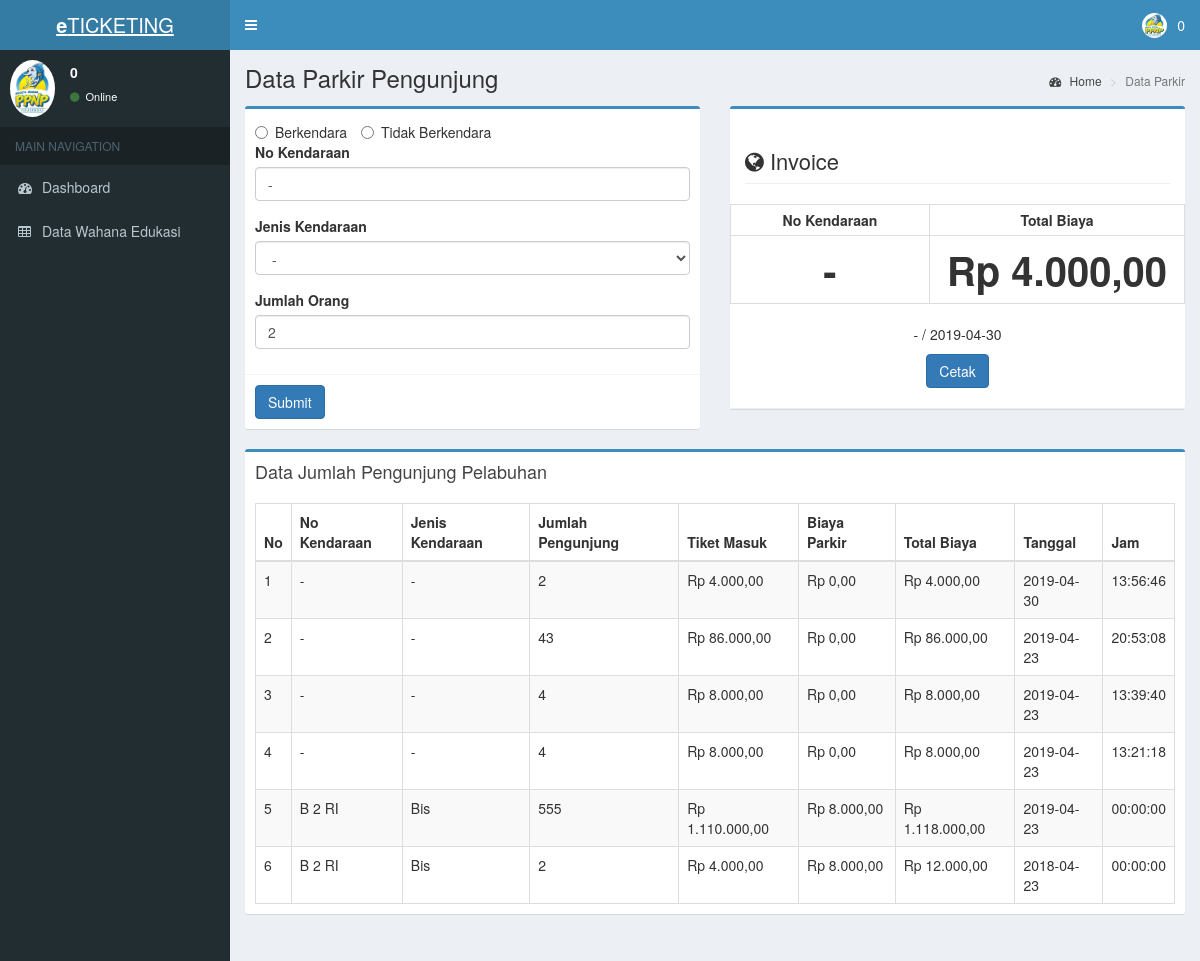
/pages/edit_parkir.php?id_parkir=34 (signed in), run on the app's committed database.
### tables this page shows
CREATE TABLE `tb_parkir` (
  `id` int(5) NOT NULL,
  `id_user` varchar(10) DEFAULT NULL,
  `plat` varchar(10) NOT NULL DEFAULT '-',
  `jenis` varchar(15) DEFAULT NULL,
  `jml_orang` int(5) DEFAULT NULL,
  `biaya_orang` int(11) DEFAULT NULL,
  `biaya_parkir` int(11) DEFAULT NULL,
  `total_biaya` int(11) DEFAULT NULL,
  `tanggal` date DEFAULT NULL,
  `jam` time NOT NULL
);

### pages/edit_parkir.php (the view, shortened to what this page needs)
<?php
include('header.php');
$id_parkir = $_GET['id_parkir'];
$sqlaq = mysqli_query($connect, "SELECT * FROM tb_parkir WHERE id=$id_parkir");
$editaq = mysqli_fetch_array($sqlaq);
?>
  <div class="content-wrapper">
    <section class="content-header">
      <h1>
        Data Parkir Pengunjung
      </h1>
      <ol class="breadcrumb">
        <li><a href="index.php"><i class="fa fa-dashboard"></i> Home</a></li>
        <li class="active">Data Parkir</li>
      </ol>
    </section>
    <section class="content">
     <div class="row">
        <div class="col-md-6">
          <div class="box box-primary">
            <form action="" method="post">
              <div class="box-body">
              <label class="radio-inline" for="hasil-0">
                <input type="radio" onclick="document.getElementById('plat').disabled = false;document.getElementById('jenis').disabled = false;" name="hasil" id="hasil-0" value="1" selected required>
                Berkendara
            </label>
            <label class="radio-inline" for="hasil-1">
                <input type="radio" name="hasil" id="hasil-1" value="0"  onclick="document.getElementById('plat').disabled = true;document.getElementById('jenis').disabled = true;" required >
                Tidak Berkendara
            </label>
                <div class="form-group">
                  <label for="exampleInputEmail1">No Kendaraan</label>
                  <input type="text" name="plat" id="plat" class="form-control" id="exampleInputEmail1" placeholder="No Kendaraan" value="<?php echo $editaq['plat']; ?>">
                </div>
                 <div class="form-group">
                   <label for="exampleInputPassword1">Jenis Kendaraan</label><br>
                    <select name="jenis" id="jenis" class="form-control">
                    <option value="<?php echo $editaq['jenis']; ?>"><?php echo $editaq['jenis']; ?></option>
                    </select>
                </div>
                <div class="form-group">
                  <label for="exampleInputPassword1">Jumlah Orang</label>
                  <input type="number" name="jml_orang" class="form-control" id="exampleInputPassword1" placeholder="Jumlah Orang" required oninvalid="this.setCustomValidity('Data Tidak Boleh Kosong!')" oninput="setCustomValidity('')" value="<?php echo $editaq['jml_orang']; ?>">
                </div>
              </div>
              <div class="box-footer">
                <button type="submit" name="parkir" class="btn btn-primary">Submit</button>
              </div>
            </form>
          </div>
        </div>
         <div class="col-md-6">
          <div class="box box-primary">
          <div class="col-xs-12">
          <h2 class="page-header">
            <i class="fa fa-globe"></i> Invoice
          </h2>
        </div>
            <table class='table table-condensed table-bordered'>
        <tbody>
          <?php
          include ('../config.php');
$sql = mysqli_query($connect, "SELECT * FROM tb_parkir order by id desc limit 1");
$data = mysqli_fetch_array($sql);
?>
          <tr><th width='130px' scope='row' style="text-align:center;">No Kendaraan</th> <th width='130px' scope='row' style="text-align:center;">Total Biaya</th></tr>
          <tr><th width='130px' scope='row' style="text-align:center;font-size: 40px;"><?php echo $data['plat'];?> </th> <th width='130px' scope='row'  style="text-align:center;font-size: 40px;"><?php echo rupiah($data['total_biaya']);?></th></tr>
        </tbody>
        </table>
        <center><p><?php echo $data['jenis'];?> / <?php echo $data['tanggal'];?></p>
        <a href="cetak_parkir.php" ><button class="btn btn-primary">Cetak</button></a><hr></center>
          </div>
        </div>
      </div>
      <div class="row">
       <div class="col-xs-12">
          <div class="box box-primary">
            <div class="box-header">
              <h3 class="box-title">Data Jumlah Pengunjung Pelabuhan</h3>
            </div>
            <div class="box-body">
              <table id="example1" class="table table-bordered table-striped">
                <thead>
                <tr>
                <th>No</th>
                  <th>No Kendaraan</th>
                  <th>Jenis Kendaraan</th>
                  <th>Jumlah Pengunjung</th>
                  <th>Tiket Masuk</th>
                  <th>Biaya Parkir</th>
                  <th>Total Biaya</th>
                  <th>Tanggal</th>
                  <th>Jam</th>
                </tr>
                </thead>
                <tbody>
                <?php
                include '../config.php';
                $no=1;
                $query = mysqli_query($connect, "SELECT * FROM tb_parkir ORDER BY id DESC");
                while ($data = mysqli_fetch_array($query)) {
                ?>
                <tr>
                <td><?php echo $no++;?></td>
                  <td><?php echo $data['plat'];?></td>
                  <td><?php echo $data['jenis'];?>
                  </td>
                  <td><?php echo $data['jml_orang'];?></td>
                  <td><?php echo rupiah($data['biaya_orang']);?></td>
                  <td><?php echo rupiah($data['biaya_parkir']);?></td>
                  <td><?php echo rupiah($data['total_biaya']);?></td>
                  <td><?php echo $data['tanggal'];?></td>
                  <td><?php echo $data['jam'];?></td>
                </tr>
                <?php
                }
                ?>
                </tbody>
              </table>
            </div>
          </div>
        </div>
      </div>
    </section>
  </div>
<?php
include 'footer.php';
function rupiah($angka){
  $hasil_rupiah = "Rp " . number_format($angka,2,',','.');
  return $hasil_rupiah;
}
?>

### data on the page
tb_parkir: plat "-", jenis "-", jml_orang "2", total_biaya "Rp 4.000,00", tanggal "2019-04-30", biaya_orang "Rp 4.000,00", biaya_parkir "Rp 0,00", jam "13:56:46"
tb_parkir: plat "-", jenis "-", jml_orang "43", biaya_orang "Rp 86.000,00", biaya_parkir "Rp 0,00", total_biaya "Rp 86.000,00", tanggal "2019-04-23", jam "20:53:08"
tb_parkir: plat "-", jenis "-", jml_orang "4", biaya_orang "Rp 8.000,00", biaya_parkir "Rp 0,00", total_biaya "Rp 8.000,00", tanggal "2019-04-23", jam "13:39:40"
tb_parkir: plat "-", jenis "-", jml_orang "4", biaya_orang "Rp 8.000,00", biaya_parkir "Rp 0,00", total_biaya "Rp 8.000,00", tanggal "2019-04-23", jam "13:21:18"
tb_parkir: plat "B 2 RI", jenis "Bis", jml_orang "555", biaya_orang "Rp 1.110.000,00", biaya_parkir "Rp 8.000,00", total_biaya "Rp 1.118.000,00", tanggal "2019-04-23", jam "00:00:00"
tb_parkir: plat "B 2 RI", jenis "Bis", jml_orang "2", biaya_orang "Rp 4.000,00", biaya_parkir "Rp 8.000,00", total_biaya "Rp 12.000,00", tanggal "2018-04-23", jam "00:00:00"

### other printed values
$_SESSION['nama_user'] "0"
